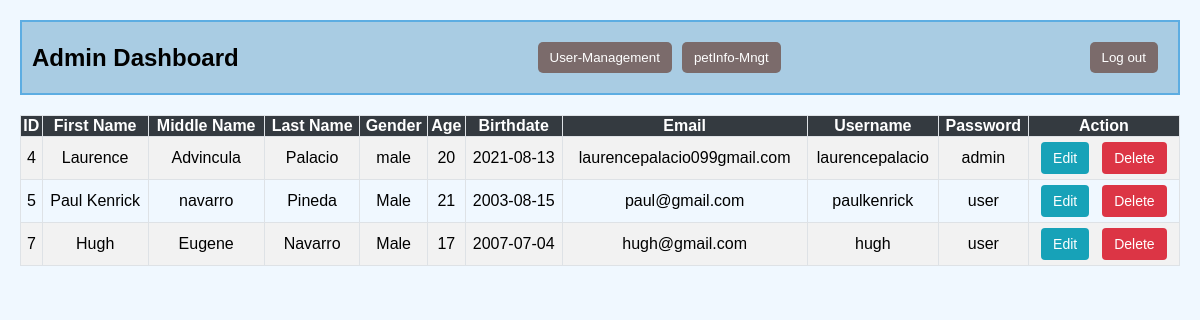
Page /admin/users.php on the earlier database version.
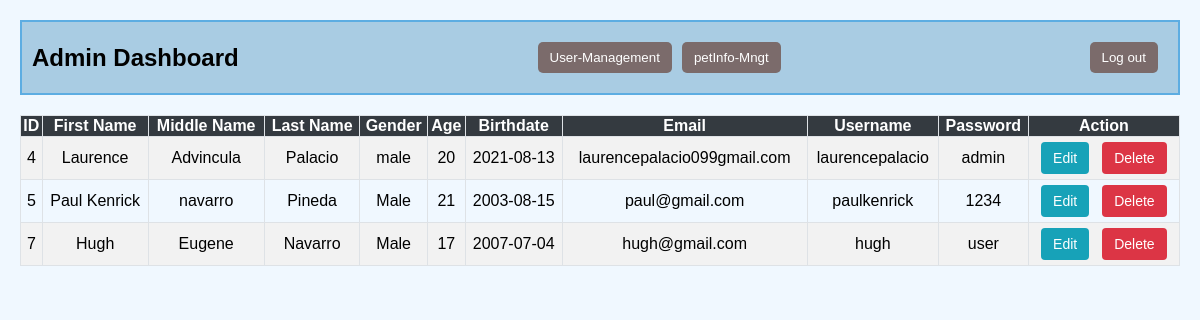
Same page on the later database version.
### tables this page shows
CREATE TABLE `users` (
  `ID` int(11) NOT NULL,
  `First_Name` varchar(50) NOT NULL,
  `Middle_Name` varchar(50) NOT NULL,
  `Last_Name` varchar(50) NOT NULL,
  `Gender` varchar(50) NOT NULL,
  `Age` int(11) NOT NULL,
  `Birthdate` date NOT NULL,
  `Email` varchar(50) NOT NULL,
  `Role` varchar(50) NOT NULL DEFAULT 'user',
  `Username` varchar(50) NOT NULL,
  `Password` varchar(50) NOT NULL
);

### admin/users.php (the view, shortened to what this page needs)
<!DOCTYPE html>
<html lang="en">
<head>
</head>
<body>
    <?php
require_once '../constant/config.php';
    try {
        $stmt = $conn->prepare("SELECT ID,First_Name,Middle_Name,Last_Name,Gender,Age,Birthdate,Email,Username,Password FROM users");
        $stmt->execute();
        if ($stmt->rowCount() > 0) {
            echo "<table><tr><th>ID</th><th>First Name</th><th>Middle Name</th><th>Last Name</th><th>Gender</th><th>Age</th><th>Birthdate</th><th>Email</th><th>Username</th><th>Password</th><th>Action</th></tr>";
            $results = $stmt->fetchAll(PDO::FETCH_ASSOC);
            foreach ($results as $row) {
                echo "<tr>
                        <td>".$row["ID"]."</td>
                        <td>".$row["First_Name"]."</td>
                        <td>".$row["Middle_Name"]."</td>
                        <td>".$row["Last_Name"]."</td>
                        <td>".$row["Gender"]."</td>
                        <td>".$row["Age"]."</td>
                        <td>".$row["Birthdate"]."</td>
                        <td>".$row["Email"]."</td>
                        <td>".$row["Username"]."</td>
                        <td>".$row["Password"]."</td>
                        <td>
                            <a class='btn btn-info' href='update_user.php?id=". $row['ID'] ."'>Edit</a>&nbsp;
                            <a class='btn btn-danger' href='delete.php?id=". $row['ID'] ."'>Delete</a>
                        </td>
                      </tr>";
            }
            echo "</table>";
        } else {
            echo "0 results";
        }
    } catch (PDOException $e) {
        echo "Connection failed: " . $e->getMessage();
    }
    ?>
</body>
</html>

Differences in the rows shown:
changed users "Paul Kenrick": Password "user" → "1234"
